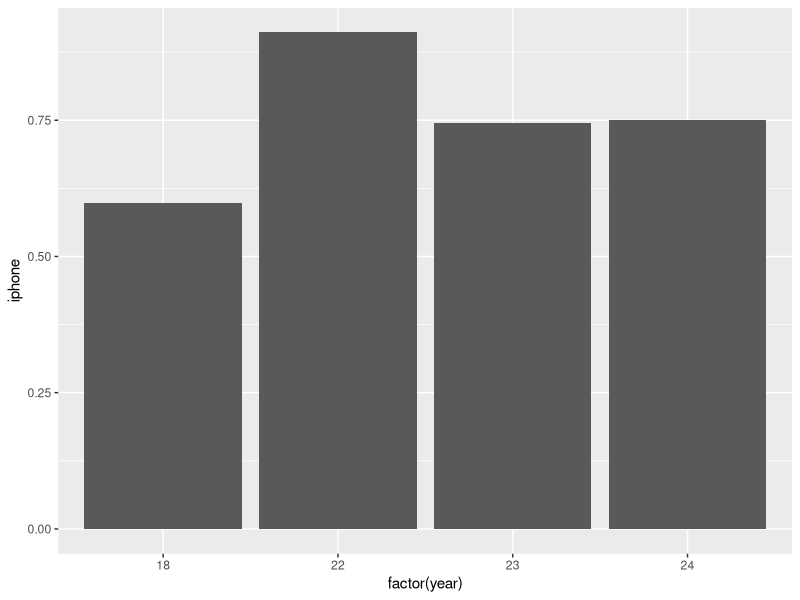
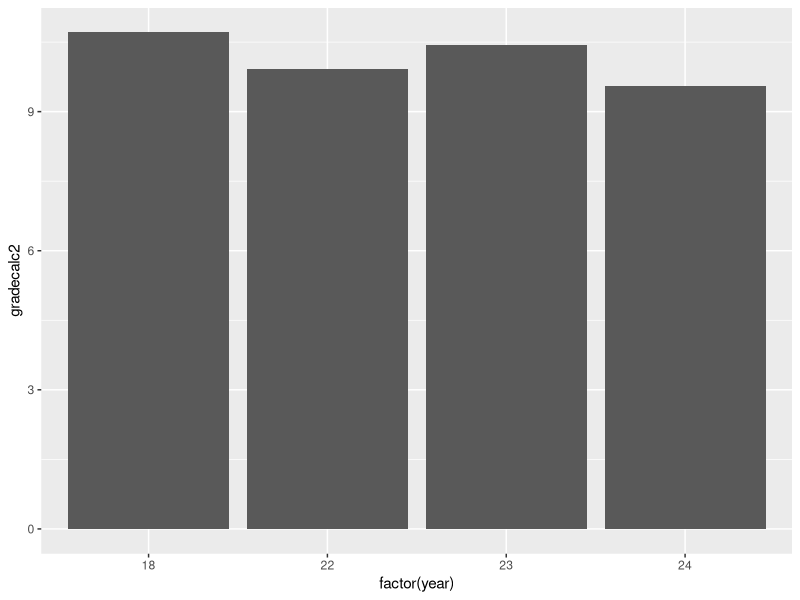
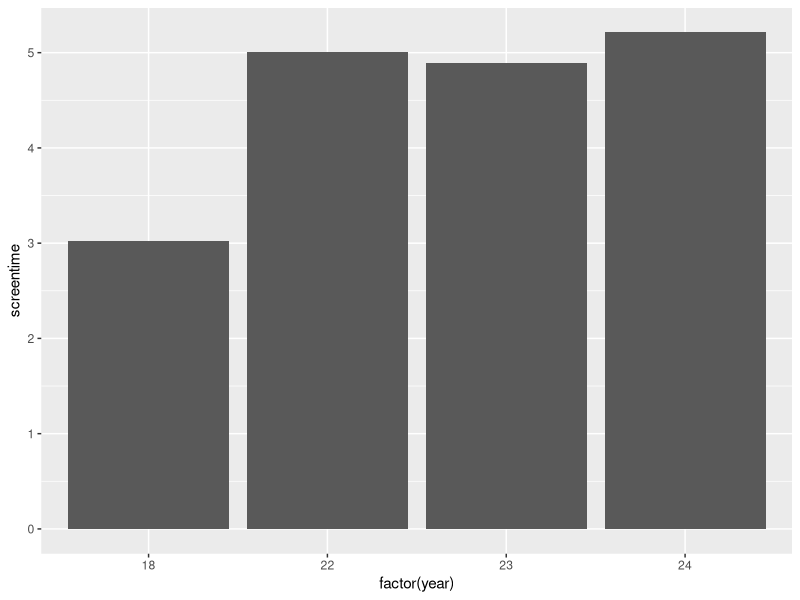
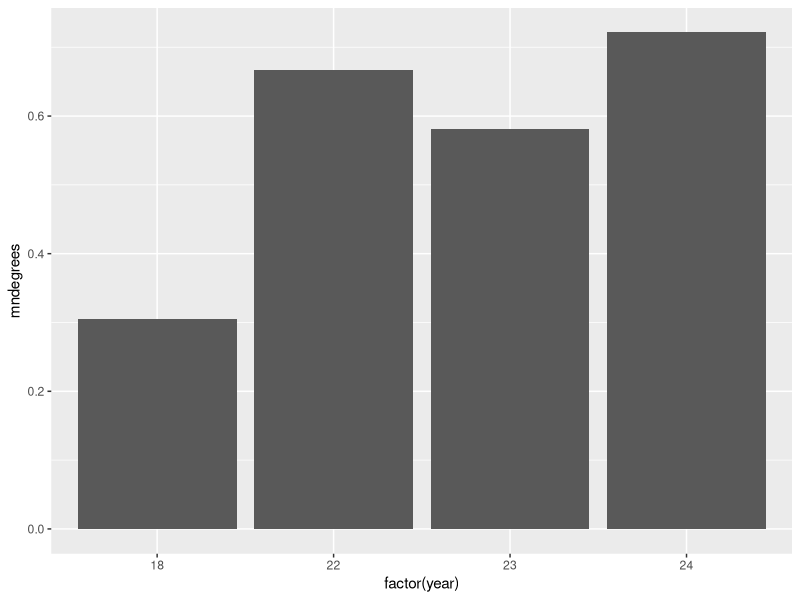
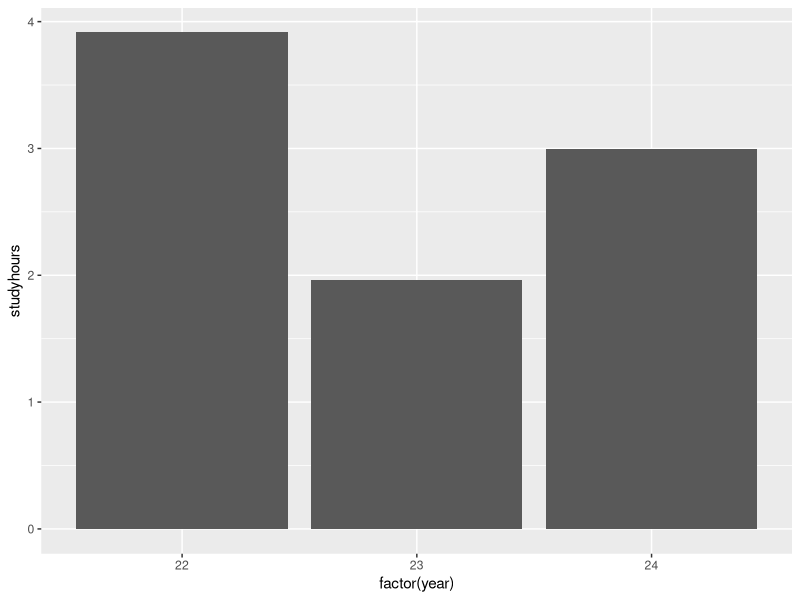
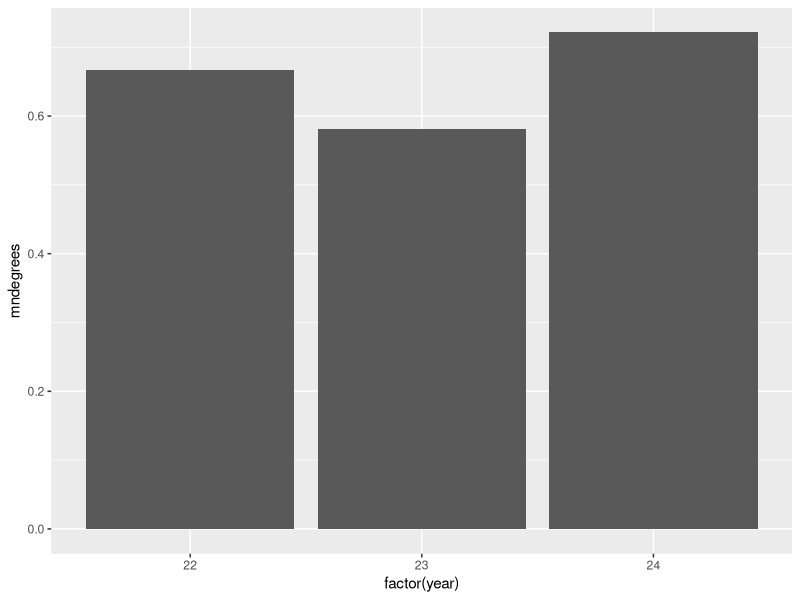
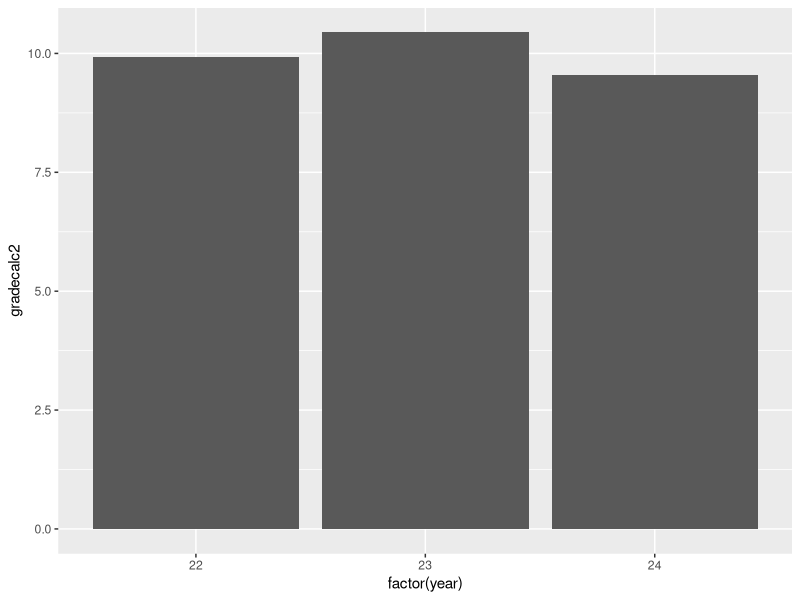

Source code (R) for these figures, in order:
#PRELIM OBSERVATIONS
# What questions can we ask with this data?

# Load lib
library(tidyverse)
library(here)
library(chron)
library(readxl)
library(dplyr)

# Load files (5)
c1<- read_xlsx(here("MA231 TEN AM FALL 2022.xlsx"))
c2<- read_xlsx(here("MA231 ONE PM FALL 2022.xlsx"))
d1<- read_xlsx(here("MA232 NINE AM SPRING 2024.xlsx"))
d2<- read_xlsx(here("MA232 TWELVE PM SPRING 2024.xlsx"))
s<- read_xlsx(here("MA232 TWELVE PM SPRING 2023.xlsx"))

# Add more information to the files and combine them
# Add column describing the year, course name, and semester
c1 <- c1|> mutate(year = 22,
                  semester = 0, #fall = 0, spring = 1
                  time = times(paste0(10, ":00", ":00")),
                  coursecode = 231)
c2 <- c2|> mutate(year = 22,
                  semester = 0, #fall = 0, spring = 1
                  time = times(paste0(13, ":00", ":00")),
                  coursecode = 231) 
d1 <- d1|> mutate(year = 24,
                  semester = 1, #fall = 0, spring = 1
                  time = times(paste0(9, ":00", ":00")),
                  coursecode = 232,) 
d2 <- d2|> mutate(year = 24,
                  semester = 1, #fall = 0, spring = 1
                  time = times(paste0(12, ":00", ":00")),
                  coursecode = 232) 
s <- s|> mutate(year = 23,
                semester = 1, #fall = 0, spring =1
                time = times(paste0(12, ":00", ":00")),
                coursecode = 232) 

# Re-arrange everything
c1 <- c1|>relocate(c("year", "semester", "time", "coursecode"))
c2 <- c2|>relocate(c("year", "semester", "time", "coursecode"))
d1 <- d1|>relocate(c("year", "semester", "time", "coursecode"))
d2 <- d2|>relocate(c("year", "semester", "time", "coursecode"))
s <- s|>relocate(c("year", "semester", "time", "coursecode"))

# Combine sets
calc3total <- rbind(c1, c2)
diffeqtotal <- rbind(d1, d2, s)
diffeqdf <- rbind(d1, d2)

# Move stuff around
calc3total <- calc3total|>relocate("gradecalc2", .after = "noprereq")
diffeqtotal <- diffeqtotal|>relocate("gradecalc2", .after = "noprereq")

# bind all
cols3 <- colnames(select(calc3total, -c("gradediffeq", "diffeq", "noprereq", "gradecalc3")))
postCOVID <- rbind(
  subset(calc3total, select = cols3), 
  subset(diffeqtotal, select = cols3)
)

# Meta analysis of past data, load data
preCOVID <- read_xlsx("datafor_r.xlsx")

# Clean
# time here is if the class is MWF or TuTh, where MWF is 1.
names(preCOVID) <- c("aem", "gradecalc1", "gradecalc2", "gradecalc3", "gradediffeq", "gpapr", "gradyr", "iphone", "time", "mjdegrees", "mndegrees", "NUniPre", "PhAlwys", "PhAwy", "PhDistr", "PhOnce", "screentime")
preCOVID <- preCOVID|> mutate(year = 18,
                  semester = 0, #fall = 0, spring = 1
                  coursecode = 330)
preCOVID <- preCOVID|>relocate(c("year", "semester", "time", "coursecode"))
preCOVID <- preCOVID|>relocate("mndegrees", .after = "iphone")

# rbind all together by common columns
common <- colnames(select(postCOVID, c("year", "semester", "time", "coursecode", "iphone", "mndegrees", "gradecalc2", "screentime")))
all <- rbind(
  subset(preCOVID, select = common), 
  subset(postCOVID, select = common)
)

# Now do some general graphs throughout covid
ggplot(all, aes(x = factor(year), y = iphone)) + 
  geom_bar(stat = "summary", fun = "mean") 

ggplot(all, aes(x = factor(year), y = gradecalc2)) + 
  geom_bar(stat = "summary", fun = "mean")

ggplot(all, aes(x = factor(year), y = screentime)) + 
  geom_bar(stat = "summary", fun = "mean")

ggplot(all, aes(x=factor(year), y = mndegrees))+
  geom_bar(stat = "summary", fun = "mean")

# Some for only post COVID
ggplot(postCOVID, aes(x=factor(year), y = studyhours))+
  geom_bar(stat = "summary", fun = "mean")

ggplot(postCOVID, aes(x=factor(year), y = mndegrees))+
  geom_bar(stat = "summary", fun = "mean")

ggplot(postCOVID, aes(x=factor(year), y = gradecalc2))+
  geom_bar(stat = "summary", fun = "mean")

# Be sure to update everything into the drive
# Unload all files into the drive so things there can run if you download anything.

# t-test, anova, two population proportion test
# moving towards understanding our analysis and making sense of what we are doing.
